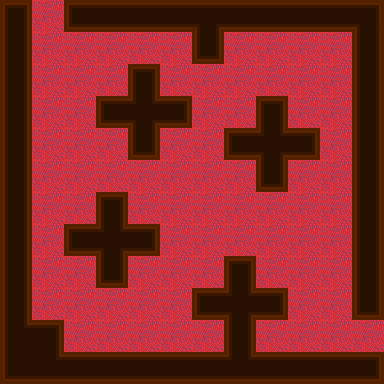

Tiled map render using the project's own tile images. Description and the map definition, with tile-layer contents summarised, below:
An orthogonal 12x12 tile map with 32x32 px tiles, 2 tile layers (moquette, Calque de Tile 1), 1 hidden layer not drawn, 3 tilesets, 1 image layer and 1 object (PlayerEntity).

<map version="1.0" orientation="orthogonal" width="12" height="12" tilewidth="32" tileheight="32">
 <tileset firstgid="1" name="min" tilewidth="32" tileheight="32">
  <image source="../tilesets/walls.png" width="256" height="192" />
 </tileset>
 <tileset firstgid="49" name="meta" tilewidth="32" tileheight="32">
  <image source="../tilesets/metaset2.png" width="128" height="96" />
  <tile id="0">
   <properties>
    <property name="type" value="wall" />
   </properties>
  </tile>
  <tile id="1">
   <properties>
    <property name="type" value="box" />
   </properties>
  </tile>
 </tileset>
 <tileset firstgid="61" name="moquette" tilewidth="32" tileheight="32">
  <image source="../tilesets/moquette.png" width="96" height="192" />
 </tileset>
 <imagelayer name="Background" width="16" height="16">
  <image source="../images/background.png" />
 </imagelayer>
 <layer name="moquette" width="12" height="12">
  <data>[144 cells, 144 non-empty, 1 distinct tile ids]</data>
 </layer>
 <layer name="Calque de Tile 1" width="12" height="12">
  <data>[144 cells, 144 non-empty, 15 distinct tile ids]</data>
 </layer>
 <layer name="meta" width="12" height="12" visible="0">
  <data>[144 cells, 71 non-empty, 2 distinct tile ids]</data>
 </layer>
 <objectgroup color="#68bd17" name="Player" width="12" height="12">
  <object name="PlayerEntity" x="32" y="0" width="32" height="32">
   <properties>
    <property name="image" value="character" />
    <property name="spriteheight" value="32" />
    <property name="spritewidth" value="32" />
   </properties>
  </object>
 </objectgroup>
</map>
